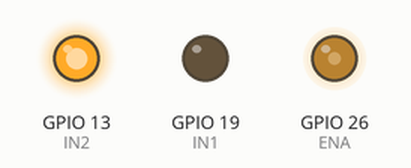
The program below on a simulated Raspberry Pi (BCM pin numbers). On the bench: output pins drawn as LEDs (lit = HIGH). What the program prints to the terminal is not drawn.

Above: at 0.1 s.
Timing chart, 0 to 1.6 s (numbered marks = the images above):
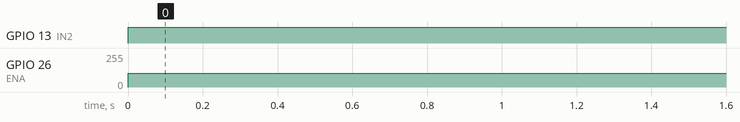

The program:

dc_pwm_test.py
```python
import RPi.GPIO as gpio
import time

gpio.setmode(gpio.BCM)
ENA = 26
IN1 = 19
IN2 = 13


gpio.setup(ENA, gpio.OUT)
gpio.setup(IN1, gpio.OUT)
gpio.setup(IN2, gpio.OUT)

pwm = gpio.PWM(ENA, 100)


try:
  pwm.start(0)
  while True:
    # print("전진?")
    # pwm.ChangeDutyCycle(40)
    # gpio.output(IN1, gpio.HIGH)
    # gpio.output(IN2, gpio.LOW)
    # time.sleep(2)
    print("후진?")
    pwm.ChangeDutyCycle(40)
    gpio.output(IN1, gpio.LOW)
    gpio.output(IN2, gpio.HIGH)
    time.sleep(2)
    # print("정지")
    # gpio.output(IN1, gpio.LOW)
    # gpio.output(IN2, gpio.LOW)
    # time.sleep(2)
except:
  gpio.cleanup()
```

Measured:
- by itself, GPIO 13 (IN2): LOW → HIGH at 0.00 s
- by itself, GPIO 26 (ENA): 0/255 → 102/255 at 0.00 s
